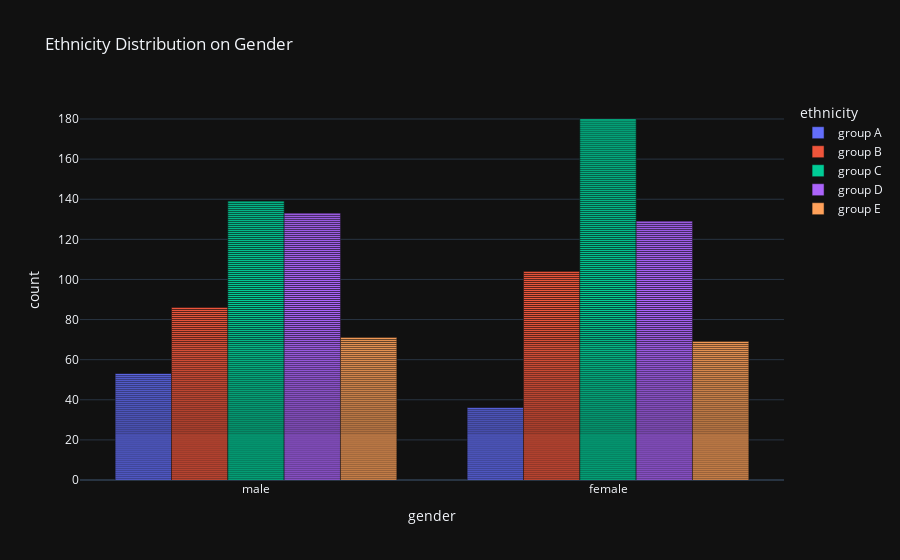

Notebook source saved alongside this figure:
### Code cell
fig = px.bar(df,
             x= 'gender',
             color='ethnicity',
             template='plotly_dark', 
             barmode='group',
             category_orders={'ethnicity':["group A","group B","group C","group D","group E"]},
             title= "Ethnicity Distribution on Gender")
fig.show()

### Figure 1 — Plotly figure (JSON) as saved in the notebook; plotly's stock layout.template omitted (floating-point values rounded to 4 significant figures; data arrays with more than 128 entries replaced by an {"elided": "..."} marker saying what was removed)
{"data": [{"alignmentgroup": "True", "hovertemplate": "ethnicity=group A<br>gender=%{x}<br>count=%{y}<extra></extra>", "legendgroup": "group A", "marker": {"color": "#636efa", "pattern": {"shape": ""}}, "name": "group A", "offsetgroup": "group A", "orientation": "v", "showlegend": true, "textposition": "auto", "type": "bar", "x": ["male", "male", "female", "male", "female", "male", "male", "female", "male", "male", "female", "male", "female", "male", "male", "male", "male", "male", "male", "male", "male", "male", "male", "male", "male", "female", "female", "male", "female", "male", "male", "female", "female", "male", "female", "female", "male", "male", "male", "female", "male", "male", "female", "male", "male", "male", "female", "male", "male", "male", "female", "female", "male", "male", "female", "male", "male", "female", "female", "male", "female", "male", "male", "male", "female", "male", "female", "male", "male", "male", "female", "female", "female", "male", "female", "female", "female", "female", "female", "male", "male", "female", "male", "female", "female", "female", "male", "female", "male"], "xaxis": "x", "y": [1, 1, 1, 1, 1, 1, 1, 1, 1, 1, 1, 1, 1, 1, 1, 1, 1, 1, 1, 1, 1, 1, 1, 1, 1, 1, 1, 1, 1, 1, 1, 1, 1, 1, 1, 1, 1, 1, 1, 1, 1, 1, 1, 1, 1, 1, 1, 1, 1, 1, 1, 1, 1, 1, 1, 1, 1, 1, 1, 1, 1, 1, 1, 1, 1, 1, 1, 1, 1, 1, 1, 1, 1, 1, 1, 1, 1, 1, 1, 1, 1, 1, 1, 1, 1, 1, 1, 1, 1], "yaxis": "y"}, {"alignmentgroup": "True", "hovertemplate": "ethnicity=group B<br>gender=%{x}<br>count=%{y}<extra></extra>", "legendgroup": "group B", "marker": {"color": "#EF553B", "pattern": {"shape": ""}}, "name": "group B", "offsetgroup": "group B", "orientation": "v", "showlegend": true, "textposition": "auto", "type": "bar", "x": {"elided": "190 str values"}, "xaxis": "x", "y": {"elided": "190 int values"}, "yaxis": "y"}, {"alignmentgroup": "True", "hovertemplate": "ethnicity=group C<br>gender=%{x}<br>count=%{y}<extra></extra>", "legendgroup": "group C", "marker": {"color": "#00cc96", "pattern": {"shape": ""}}, "name": "group C", "offsetgroup": "group C", "orientation": "v", "showlegend": true, "textposition": "auto", "type": "bar", "x": {"elided": "319 str values"}, "xaxis": "x", "y": {"elided": "319 int values"}, "yaxis": "y"}, {"alignmentgroup": "True", "hovertemplate": "ethnicity=group D<br>gender=%{x}<br>count=%{y}<extra></extra>", "legendgroup": "group D", "marker": {"color": "#ab63fa", "pattern": {"shape": ""}}, "name": "group D", "offsetgroup": "group D", "orientation": "v", "showlegend": true, "textposition": "auto", "type": "bar", "x": {"elided": "262 str values"}, "xaxis": "x", "y": {"elided": "262 int values"}, "yaxis": "y"}, {"alignmentgroup": "True", "hovertemplate": "ethnicity=group E<br>gender=%{x}<br>count=%{y}<extra></extra>", "legendgroup": "group E", "marker": {"color": "#FFA15A", "pattern": {"shape": ""}}, "name": "group E", "offsetgroup": "group E", "orientation": "v", "showlegend": true, "textposition": "auto", "type": "bar", "x": {"elided": "140 str values"}, "xaxis": "x", "y": {"elided": "140 int values"}, "yaxis": "y"}], "layout": {"barmode": "group", "legend": {"title": {"text": "ethnicity"}, "tracegroupgap": 0}, "title": {"text": "Ethnicity Distribution on Gender"}, "xaxis": {"anchor": "y", "domain": [0, 1], "title": {"text": "gender"}}, "yaxis": {"anchor": "x", "domain": [0, 1], "title": {"text": "count"}}}}
